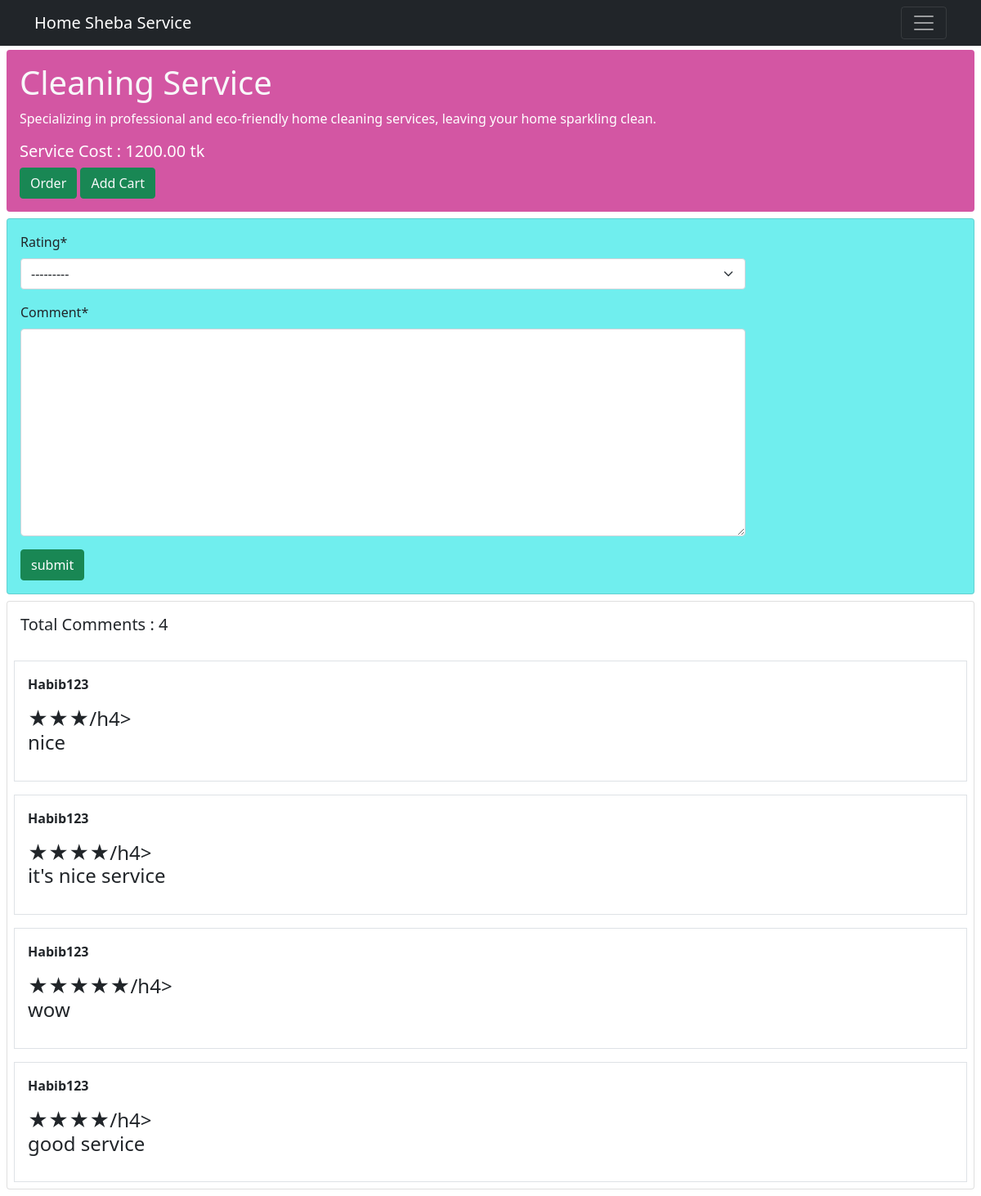
/Services/service_detail/1/, run on the app's committed database.
### Services/models.py (models this page shows, shortened)
class HomeServices(models.Model):
    service_name = models.CharField(max_length = 40)
    service_detail = models.TextField()
    service_price = models.IntegerField()

class Review(models.Model):
    user = models.ForeignKey(User, on_delete=models.CASCADE)
    service = models.ForeignKey(HomeServices, on_delete = models.CASCADE, related_name="comments")
    rating = models.CharField(max_length=5, choices = RATING )
    comment = models.TextField()

### Services/views.py (the view, shortened to what this page needs)
# urls.py: path('service_detail/<int:id>/',views.ServiceDetails.as_view(), name='service_detail_page'),
class ServiceDetails(DetailView):
    model = models.HomeServices
    template_name = 'service_detail.html'
    pk_url_kwarg = 'id'
    context_object_name = 'service'
    def get_context_data(self,**kwargs):
        context = super().get_context_data(**kwargs)
        service = self.object
        comments = service.comments.all()
        comment_form = forms.ReviewForm()
        context['comments'] = comments
        context['comment_form'] = comment_form
        return context

### Services/forms.py
class ReviewForm(forms.ModelForm):
    class Meta:
        model = Review
        fields = ['rating','comment']

### Services/templates/service_detail.html (shortened to what this page needs)
{% extends 'base.html' %}
{% load crispy_forms_tags %}
{% block content %}
<div class="">
    <div class="card-body rounded mx-2" style="background-color: rgb(211, 86, 163); margin-top: 5px;">
    <h1 class="text-light">{{service.service_name}}</h1>
    <p class="text-white">{{service.service_detail}}</p>
    <h5 class="text-white">Service Cost : {{service.service_price}}.00 tk</h5>
        <div>
            <button class="btn btn-success"><a class="text-decoration-none text-light" href="{% url 'service_order_page' %}">Order</a></button>
            <button class="btn btn-success"> <a class="text-decoration-none text-light" href="{% url 'service_cart_page' %}">Add Cart</a></button>
        </div>
    </div>
    <div>
        <div class="card m-2 " style="background-color: rgb(112, 238, 238);">
            <div class="card_body m-3 w-75 ">
                <form method="post" class="">
                    {{comment_form | crispy}}
                    <button class="btn btn-success" type="submit">submit</button>
                </form>
            </div>
        </div>
        <div class="card m-2">
            <h5 class="p-3">Total Comments : {{comments | length}}</h5>
            {% for cmt in comments %}
            <div class="card-body border m-2">
                <p><b>{{cmt.user.username}}</b></p>
                <h4>{{cmt.rating}}/h4>
                <p>{{cmt.comment}}</p>
            </div>
            {%endfor%}
        </div>
    </div>
</div>
{% endblock %}

### templates/base.html (shortened to what this page needs)
<!DOCTYPE html>
<html lang="en">
<head>
     <link href="https://cdn.jsdelivr.net/npm/bootstrap@5.0.2/dist/css/bootstrap.min.css" rel="stylesheet">
     <link rel="stylesheet" href="https://cdn.jsdelivr.net/npm/sweetalert2@11.1.9/dist/sweetalert2.min.css">
</head>
<body>
    <nav class="navbar navbar-dark bg-dark">
        <div class="container">
          <a class="navbar-brand" >Home Sheba Service</a>
          <button class="navbar-toggler" type="button" data-bs-toggle="collapse" data-bs-target="#navbarNavDropdown" aria-controls="navbarNavDropdown" aria-expanded="false" aria-label="Toggle navigation">
            <span class="navbar-toggler-icon"></span>
          </button>
        </div>
    </nav>
    {% block content %}
    {% endblock %}
</body>
</html>

### data on the page
HomeServices: service_name "Cleaning Service", service_detail "Specializing in professional and eco-friendly home cleaning services, leaving your home sparkling clean.", service_price "1200"
Review: user.username "Habib123", rating "★★★", comment "nice"
Review: user.username "Habib123", rating "★★★★", comment "it's nice service"
Review: user.username "Habib123", rating "★★★★★", comment "wow"
Review: user.username "Habib123", rating "★★★★", comment "good service"

### other printed values
{{ comments | length }} "4"
